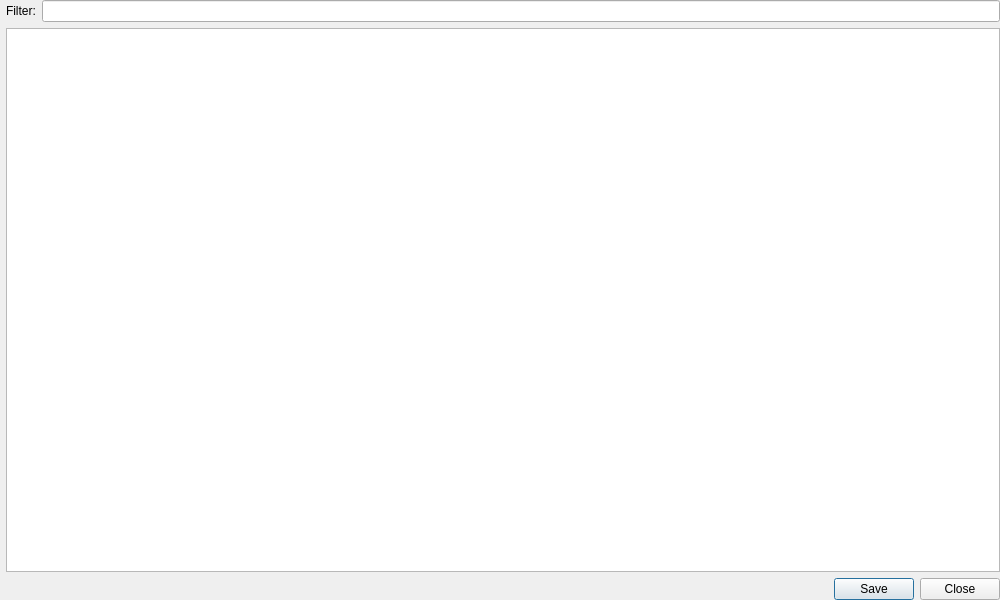
<?xml version="1.0" encoding="UTF-8"?>
<ui version="4.0">
 <class>StylesInCSSFilesWidget</class>
 <widget class="QWidget" name="StylesInCSSFilesWidget">
  <property name="geometry">
   <rect>
    <x>0</x>
    <y>0</y>
    <width>1000</width>
    <height>600</height>
   </rect>
  </property>
  <property name="windowTitle">
   <string>CSS Classes</string>
  </property>
  <layout class="QVBoxLayout" name="verticalLayout">
   <property name="leftMargin">
    <number>6</number>
   </property>
   <property name="topMargin">
    <number>0</number>
   </property>
   <property name="rightMargin">
    <number>0</number>
   </property>
   <property name="bottomMargin">
    <number>0</number>
   </property>
   <item>
    <layout class="QHBoxLayout" name="horizontalLayout" stretch="0,0">
     <item>
      <widget class="QLabel" name="label">
       <property name="toolTip">
        <string>List only the file names which contain the text you enter.</string>
       </property>
       <property name="text">
        <string>Filter:</string>
       </property>
      </widget>
     </item>
     <item>
      <widget class="QLineEdit" name="Filter"/>
     </item>
    </layout>
   </item>
   <item>
    <widget class="QTreeView" name="fileTree">
     <property name="sizePolicy">
      <sizepolicy hsizetype="Preferred" vsizetype="Expanding">
       <horstretch>0</horstretch>
       <verstretch>0</verstretch>
      </sizepolicy>
     </property>
     <property name="showDropIndicator" stdset="0">
      <bool>false</bool>
     </property>
     <property name="alternatingRowColors">
      <bool>true</bool>
     </property>
     <property name="selectionMode">
      <enum>QAbstractItemView::ExtendedSelection</enum>
     </property>
     <property name="uniformRowHeights">
      <bool>false</bool>
     </property>
     <property name="sortingEnabled">
      <bool>true</bool>
     </property>
    </widget>
   </item>
   <item>
    <widget class="QDialogButtonBox" name="buttonBox">
     <property name="standardButtons">
      <set>QDialogButtonBox::Close|QDialogButtonBox::Save</set>
     </property>
    </widget>
   </item>
  </layout>
 </widget>
 <resources/>
 <connections/>
</ui>
